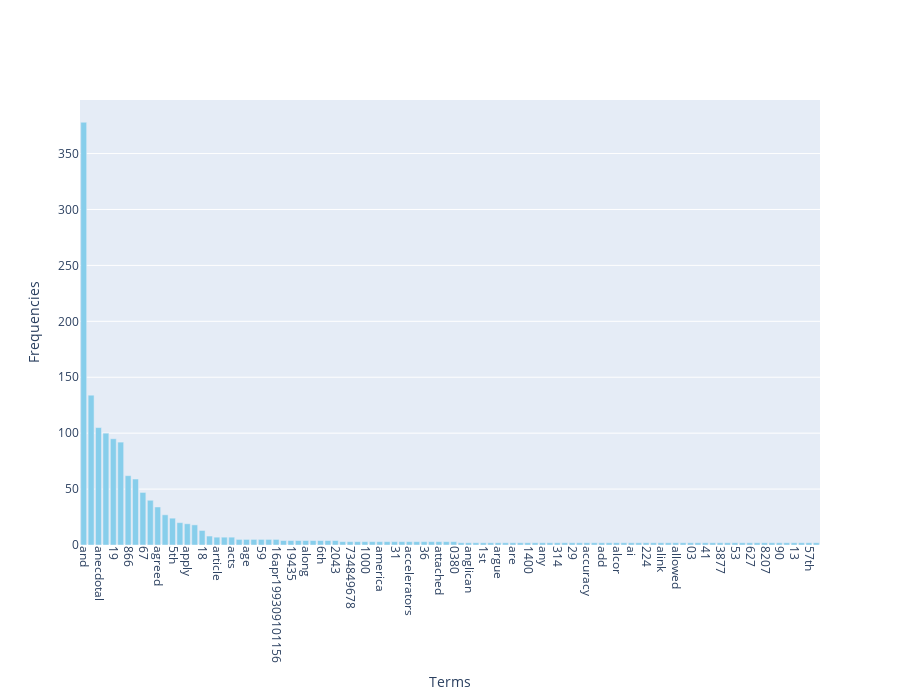

Here is the notebook cell this chart was saved with:
### Markdown cell above
### >>> **Exercise 13 (take home):** 
The chart above only contains 300 vocabulary in the documents, and it's already computationally intensive to both compute and visualize. Can you efficiently reduce the number of terms you want to visualize as an exercise.

### Code cell
# initialize
top_k = 100
top_terms_idx = np.argsort(-frequencies)[:top_k]  # greater
top_terms = terms[top_terms_idx]
top_frequencies = frequencies[top_terms_idx]

# draw
fig = go.Figure(
    data=[
        go.Bar(
            x=top_terms, 
            y=top_frequencies, 
            marker_color='skyblue'
        )
    ]
)

# plot settings 
fig.update_layout(
    xaxis_title='Terms',
    yaxis_title='Frequencies',
    xaxis_tickangle=90,
    height=700,
    width=900
)

# show
fig.show()
print('We can reduce the number of terms for visualization by selecting the top 100 highest-frequency terms.')

### Figure 1 — Plotly figure (JSON) as saved in the notebook; plotly's stock layout.template omitted (floating-point values rounded to 4 significant figures)
{"data": [{"marker": {"color": "skyblue"}, "type": "bar", "x": ["and", "000", "anecdotal", "444", "19", "01", "866", "274", "67", "admit", "agreed", "action", "5th", "anesthesiology", "apply", "academia", "18", "arbitrary", "article", "assumed", "acts", "africa", "age", "aspects", "59", "_an", "16apr199309101156", "april", "19435", "28", "along", "atrophy", "6th", "7b8", "2043", "44", "734849678", "12", "1000", "34", "america", "accident", "31", "accumulated", "accelerators", "38", "36", "artificial", "attached", "apr", "0380", "angeles", "anglican", "1993apr18", "1st", "ambient", "argue", "argument", "are", "apparently", "1400", "angulated", "any", "1993", "314", "3090", "29", "25", "accuracy", "ad", "add", "allow", "alcor", "albuquerque", "ai", "alongside", "224", "205726", "alink", "affected", "allowed", "appease", "03", "according", "41", "3rd", "3877", "9307", "53", "516", "627", "560b", "8207", "877", "90", "7th", "13", "1177", "57th", "08057"], "y": [378, 134, 105, 100, 95, 92, 62, 59, 47, 40, 34, 27, 24, 20, 19, 18, 13, 8, 7, 7, 7, 5, 5, 5, 5, 5, 5, 4, 4, 4, 4, 4, 4, 4, 4, 3, 3, 3, 3, 3, 3, 3, 3, 3, 3, 3, 3, 3, 3, 3, 3, 2, 2, 2, 2, 2, 2, 2, 2, 2, 2, 2, 2, 2, 2, 2, 2, 2, 2, 2, 2, 2, 2, 2, 2, 2, 2, 2, 2, 2, 2, 2, 2, 2, 2, 2, 2, 2, 2, 2, 2, 2, 2, 2, 2, 2, 2, 2, 2, 2]}], "layout": {"height": 700, "width": 900, "xaxis": {"tickangle": 90, "title": {"text": "Terms"}}, "yaxis": {"title": {"text": "Frequencies"}}}}
